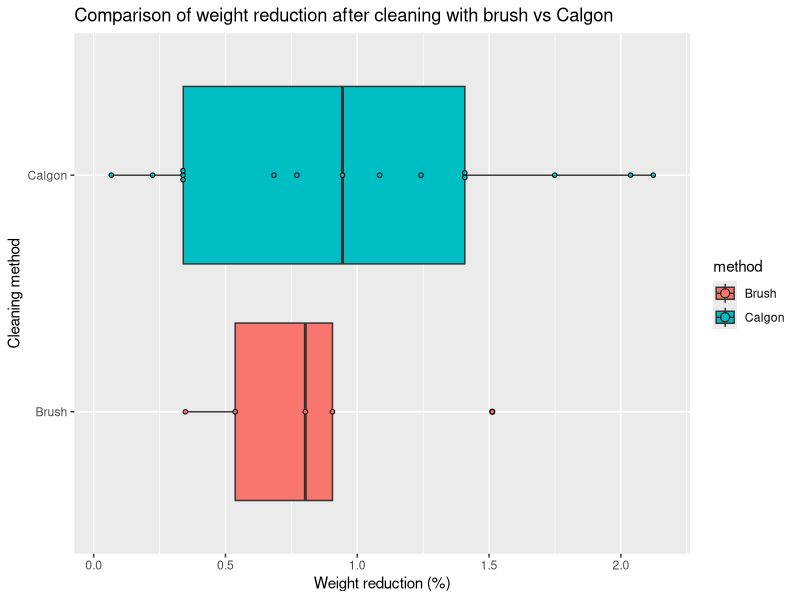
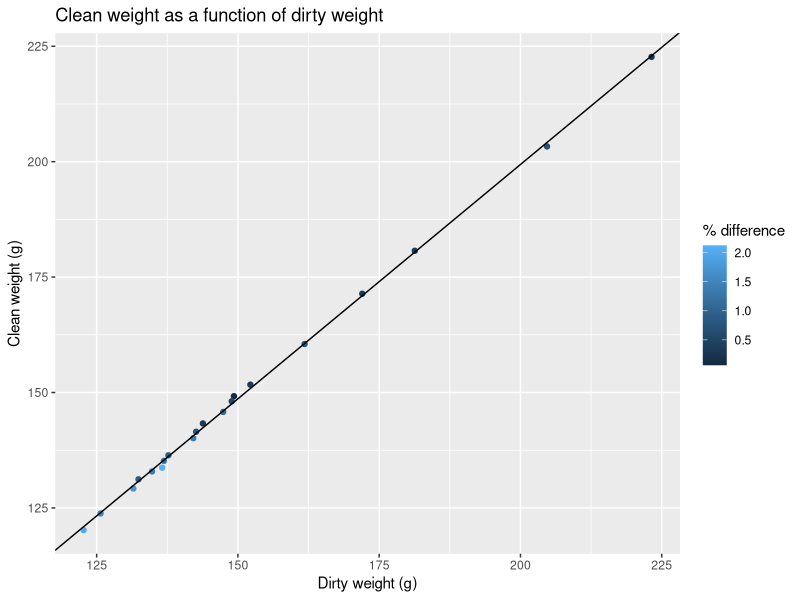
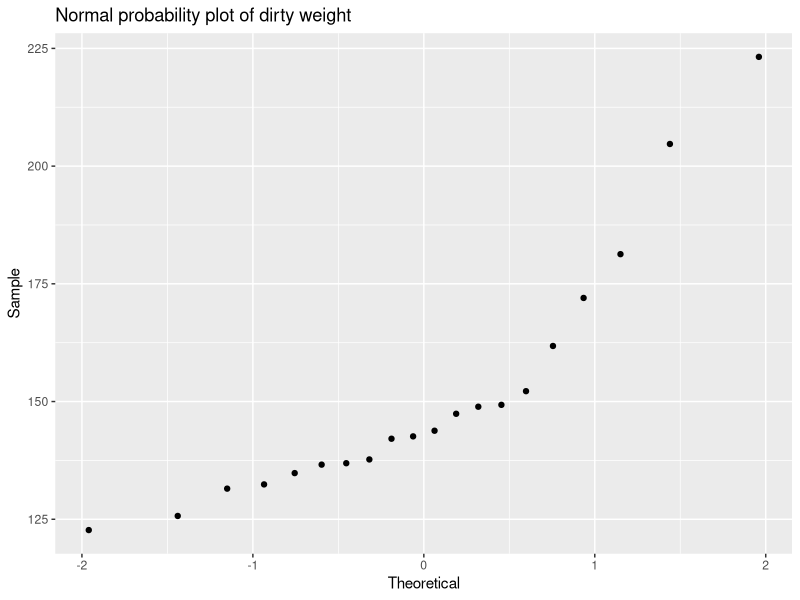
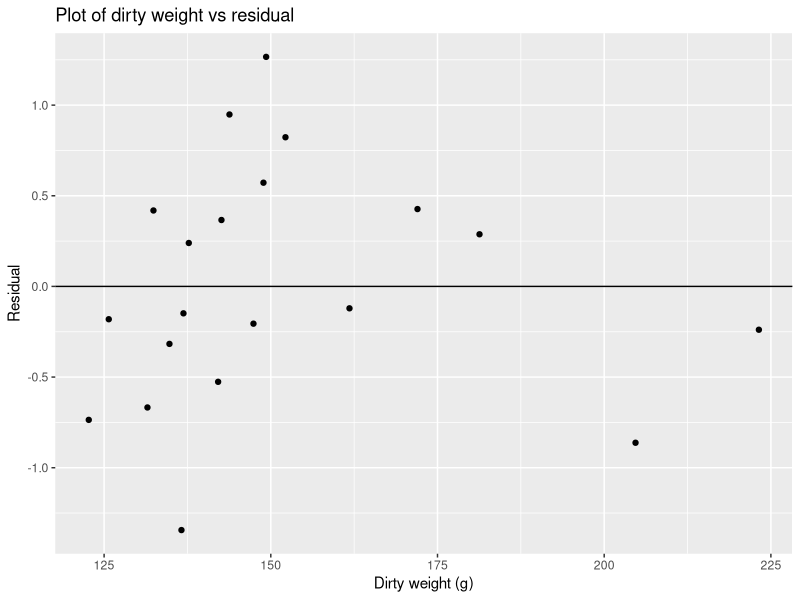
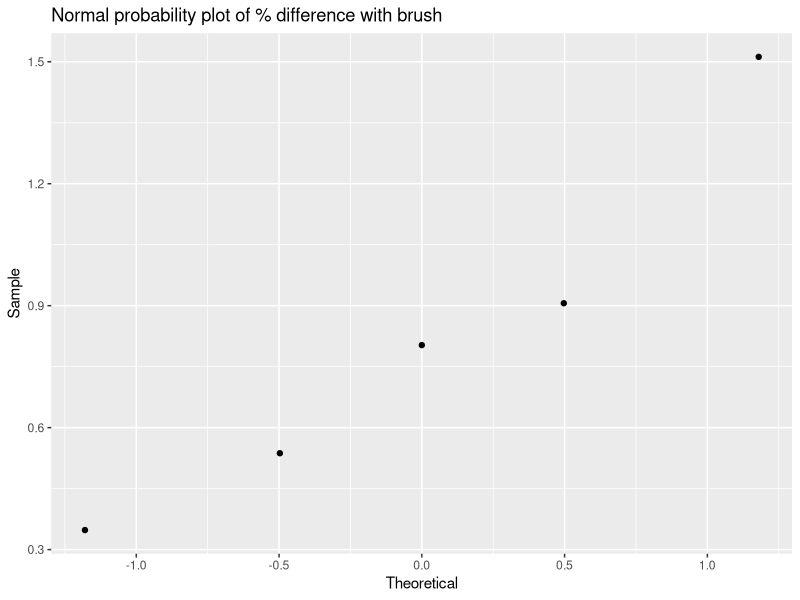
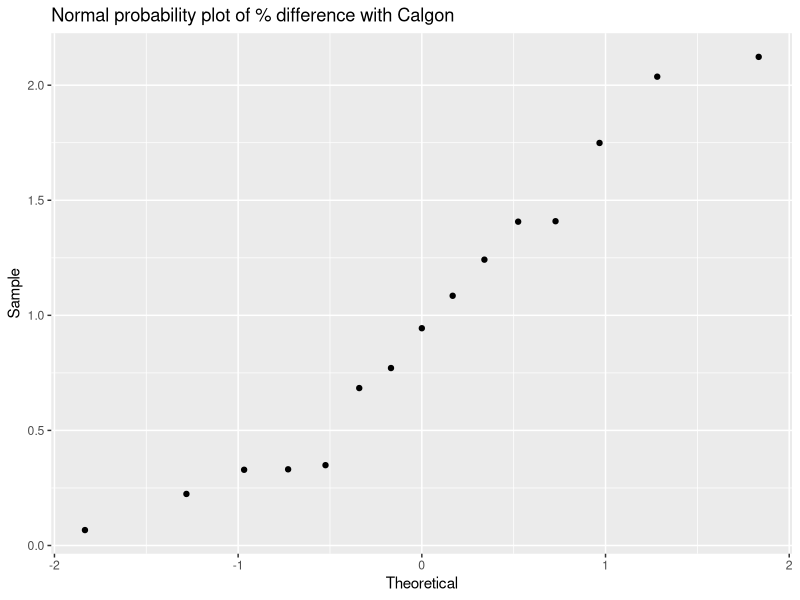

The R script that drew these images, in order:
setwd("C:/Users/tntje/work/school/applied-stats/assignment09")

library(ggplot2)
library(dplyr)

brushing_method <- read.csv("./Brushing Method.csv")
View(brushing_method)

head(brushing_method)

bdata <- filter(brushing_method, method == "b")
cdata <- filter(brushing_method, method == "c")

summb <- summary(bdata)
summc <- summary(cdata)
summb
summc

print(paste("sd of percent (b): ", sd(bdata$percent)))
print(paste("sd of percent (c): ", sd(cdata$percent)))

lm1 <- lm(brushing_method$cw~brushing_method$dw)
lm1

f_lm1 <- function(x) {
  return (lm1$coefficients[1] + lm1$coefficients[2] * x)
}

sresids <- c()
for (i in lm1$residuals) {
  sresids <- append(sresids, i^2)
}
ssresid1 <- sum(sresids)
rm(sresids)

xbar1 <- mean(brushing_method$dw)
sxdevs <- c()
for (i in brushing_method$dw) {
  sxdevs <- append(sxdevs, (i - xbar1)^2)
}
sxx1 <- sum(sxdevs)
rm(sxdevs)
  
lm1b <- lm(bdata$dw~bdata$cw)
lm1c <- lm(cdata$dw~cdata$cw)

bp1 <- ggplot(data = brushing_method, aes(x = method, y = percent, fill = method)) + geom_boxplot()
bp1 <- bp1 + labs(
  x = "Cleaning method",
  y = "Weight reduction (%)",
  title = "Comparison of weight reduction after cleaning with brush vs Calgon"
)
bp1 <- bp1 + scale_x_discrete(labels = c("Brush", "Calgon"))
bp1 <- bp1 + scale_fill_discrete(labels = c("Brush", "Calgon"))
bp1 <- bp1 + coord_flip()
bp1 <- bp1 + geom_dotplot(binaxis = "y", stackdir = "center", dotsize = 0.25)
bp1

sp1 <- ggplot(data = brushing_method, aes(x = dw, y = cw, color = percent)) + geom_point()
sp1 <- sp1 + labs(
  x = "Dirty weight (g)",
  y = "Clean weight (g)",
  title = "Clean weight as a function of dirty weight"
)
sp1$labels$colour <- "% difference"
sp1 <- sp1 + geom_abline(aes(slope = lm1$coefficients[2], intercept = lm1$coefficients[1]))
sp1

qqp1 <- ggplot(data = brushing_method, aes(sample = dw)) + geom_qq()
qqp1 <- qqp1 + labs(
  x = "Theoretical",
  y = "Sample",
  title = "Normal probability plot of dirty weight"
)
qqp1

rp1 <- ggplot(data = brushing_method, aes(x = dw, y = resid(lm1))) + geom_point()
rp1 <- rp1 + labs(
  x = "Dirty weight (g)",
  y = "Residual",
  title = "Plot of dirty weight vs residual"
)
rp1 <- rp1 + geom_hline(aes(yintercept = 0))
rp1

qqp1b <- ggplot(data = bdata, aes(sample = percent)) + geom_qq()
qqp1b <- qqp1b + labs(
  x = "Theoretical",
  y = "Sample",
  title = "Normal probability plot of % difference with brush"
)
qqp1b

qqp1c <- ggplot(data = cdata, aes(sample = percent)) + geom_qq()
qqp1c <- qqp1c + labs(
  x = "Theoretical",
  y = "Sample",
  title = "Normal probability plot of % difference with Calgon"
)
qqp1c

t.test(bdata$percent, cdata$percent, alternative = "two.sided", var.equal = FALSE)
